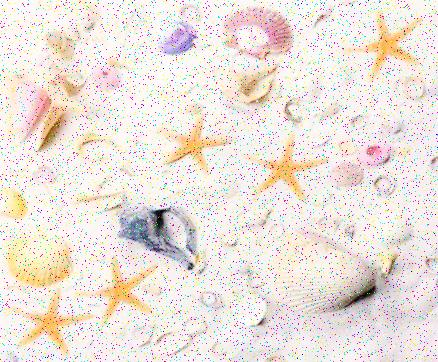
%> input picture Starfish.jpg, 438 x 362 px
$ octave test11.m   (GNU Octave 9; MATLAB toolbox functions it lacks are replaced by stand-ins)
%> lines starting %> are read from the running program, lines starting %| are printed output that depends on the picture
clear; close all; clc;
I = imread('Starfish.jpg');
%> I is the input picture: size 362x438x3 uint8; mean R, G, B 235.5, 226.7, 219.8
figure;
imshow(I);
title ('1- Original');

igray = rgb2gray(I);
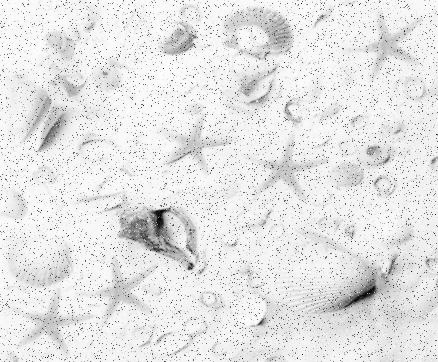
%> igray: size 362x438 uint8; min 1, max 255, mean 228.6
figure;
imshow(igray);
title ('task 2 - Greyscale');
%median
% igray = medfilt2(igray,[5 5]);
% figure, imshow (igray);
% title ('3 - median filter');

new = histeq(igray);
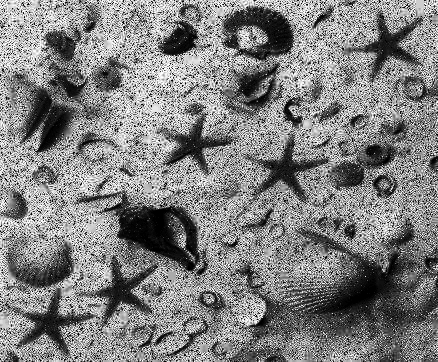
%> new: size 362x438 uint8; min 0, max 255, mean 128.5
figure, imshow(new);
title('histogram');

new = histeq(igray);
figure, imshow(new);
title('2- histogram');

$ run again, with Zebra.jpg copied over Starfish.jpg
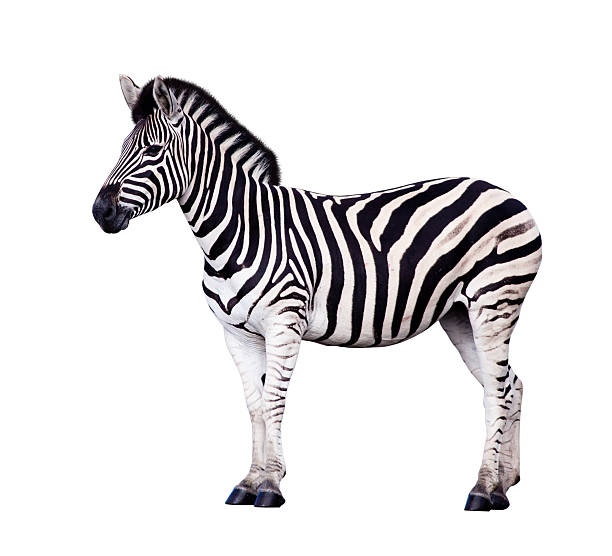
%> input picture Zebra.jpg, 612 x 556 px
%> I is the input picture: size 556x612x3 uint8; mean R, G, B 225.2, 223.5, 224.6
%> `new = histeq(igray);`:
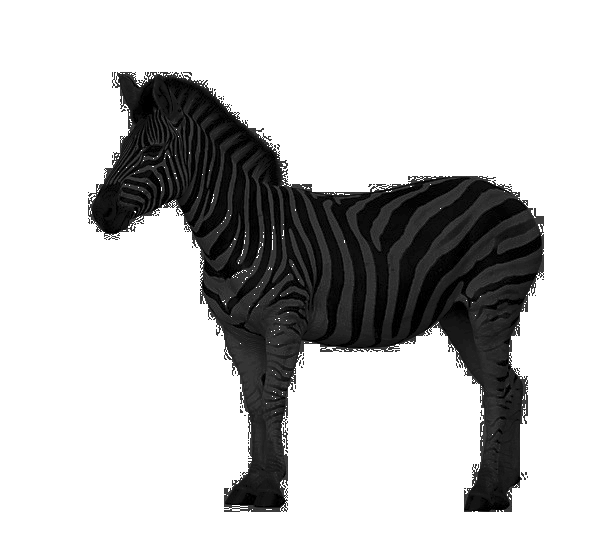
%> new: size 556x612 uint8; min 0, max 255, mean 197.5
